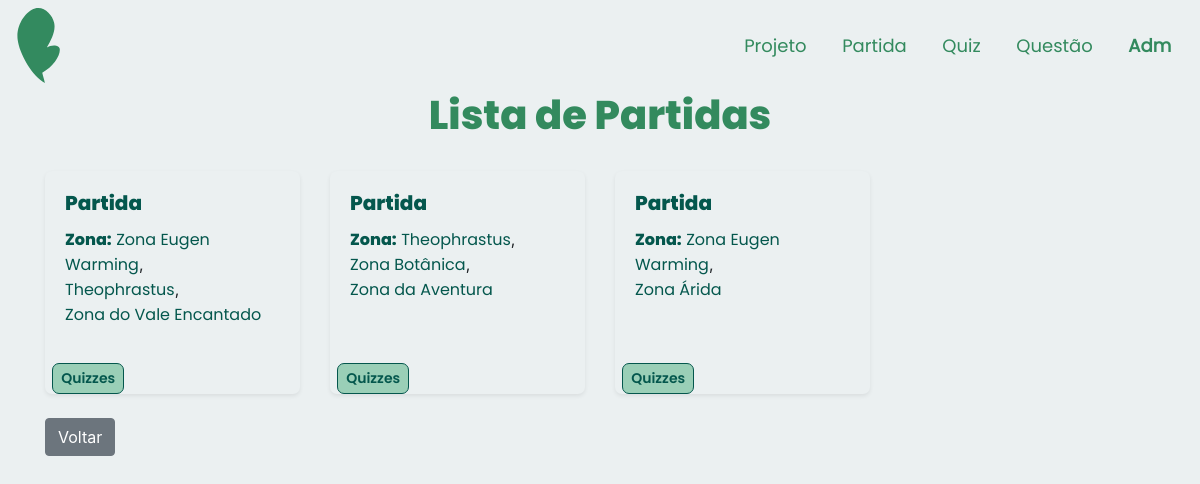
/app/controllers/PartidaController.php?action=list, run on the app's committed database.
### tables this page shows
CREATE TABLE IF NOT EXISTS `partida` (
  `idPartida` int(11) NOT NULL,
  `dataInicio` datetime DEFAULT NULL,
  `dataFim` datetime DEFAULT NULL,
  `limiteJogadores` int(11) NOT NULL,
  `tempoPartida` int(11) NOT NULL,
  `nomePartida` varchar(50) NOT NULL,
  `senhaPartida` varchar(16) NOT NULL,
  `statusPartida` tinyint(4) NOT NULL
);

CREATE TABLE `zona` (
  `idZona` int(11) NOT NULL,
  `nomeZona` varchar(60) NOT NULL,
  `qntPlantas` int(11) DEFAULT NULL,
  `pontoZona` int(11) DEFAULT NULL
);

### app/controllers/PartidaController.php (called while the page is built, shortened)
<?php
include_once(__DIR__ . "/../dao/PartidaDAO.php");
include_once(__DIR__ . "/../dao/ZonaDAO.php");
class PartidaController extends Controller
{
    private $partidaDAO;
    private $zonaDAO;
    public function __construct()
    {
        $this->partidaDAO = new PartidaDAO();
        $this->zonaDAO = new ZonaDAO();
        $this->handleAction();
    }
    protected function list(string $msgErro = "", string $msgSucesso = "")
    {
        $partidas = $this->partidaDAO->list();
        foreach ($partidas as $partida) {
            $listaZona = $this->zonaDAO->listByPartida($partida->getIdPartida());
        }
        $dados["lista"] = $partidas;
        $this->loadView("partida/listPartida.php", $dados, $msgErro, $msgSucesso);
    }
}
$partidaCont = new PartidaController();

### app/models/PartidaModel.php (called while the page is built, shortened)
<?php
class Partida
{
    private $IdPartida;
    private $Zonas;
    private $NomePartida;
    public function getIdPartida()
    {
        return $this->IdPartida;
    }
    public function setIdPartida($IdPartida)
    {
        $this->IdPartida = $IdPartida;
        return $this;
    }
    public function getZonas()
    {
        return $this->Zonas;
    }
    public function setZonas($Zonas)
    {
        $this->Zonas = $Zonas;
        return $this;
    }
    public function getNomePartida()
    {
        return $this->NomePartida;
    }
    public function setNomePartida($NomePartida)
    {
        $this->NomePartida = $NomePartida;
        return $this;
    }
}

### app/dao/PartidaDAO.php (called while the page is built, shortened)
<?php
include_once(__DIR__ . "/../models/ZonaModel.php");
include_once(__DIR__ . "/../models/PartidaModel.php");
class PartidaDAO
{
    private function mapPartidas($resultSql)
    {
        $partidas = array();
        foreach ($resultSql as $reg) :
            $partida = new Partida();
            $partida->setIdPartida($reg['idPartida']);
            $partida->setNomePartida($reg['nomePartida']);
            $partida->setDataInicio($reg['dataInicio']);
            $partida->setDataFim($reg['dataFim']);
            $partida->setTempoPartida($reg['tempoPartida']);
            $partida->setSenha($reg['senhaPartida']);
            $partida->setLimiteJogadores($reg['limiteJogadores']);
            array_push($partidas, $partida);
        endforeach;
        return $partidas;
    }
    public function list()
    {
        $conn = Connection::getConn();
        $sql = "SELECT * FROM partida p ORDER BY p.idPartida";
        $stm = $conn->prepare($sql);
        $stm->execute();
        $result = $stm->fetchAll();
        return $this->mapPartidas($result);
    }
}

### app/models/ZonaModel.php (called while the page is built, shortened)
<?php
class Zona {
    private $NomeZona;
    public function __construct($id="",$nome="", $qntP="", $pontosT=0)
    {
        $this->NomeZona = $nome;
    }
    public function getNomeZona()
    {
        return $this->NomeZona;
    }
    public function setNomeZona($NomeZona)
    {
        $this->NomeZona = $NomeZona;
        return $this;
    }
    }
?>

### app/dao/ZonaDAO.php (called while the page is built, shortened)
<?php
include_once(__DIR__ . "/../models/ZonaModel.php");
class ZonaDAO
{
    private function mapZonas($resultSql)
    {
        $zonas = array();
        foreach ($resultSql as $reg) :
            $zona = new Zona();
            $zona->setIdZona($reg['idZona']);
            $zona->setNomeZona($reg['nomeZona']);
            $zona->setQntdPlanta($reg['qntPlantas']);
            $zona->setPontosTotais($reg['pontoZona']);
            array_push($zonas, $zona);
        endforeach;
        return $zonas;
    }
    public function listByPartida($idPartida)
    {
        $conn = Connection::getConn();
        $sql = ZonaDAO::SQL_ZONA_PARTIDA .
            " WHERE pz.idPartida = ?";
        $stmt = $conn->prepare($sql);
        $stmt->execute([$idPartida]);
        $result = $stmt->fetchAll();
        $zonas = $this->mapZonas($result);
        return $zonas;
    }
}

### app/views/partida/listPartida.php (the view, shortened to what this page needs)
<!DOCTYPE html>
<html lang="en">
<head>
    <?php require_once(__DIR__ . "/../../bootstrap/header.php"); ?>
    <link rel="stylesheet" href="<?php echo BASEURL; ?>/views/css/list.css">
</head>
<body>
    <?php require_once(__DIR__ . "/../../bootstrap/navADMMeninas.php"); ?>
    <h1 class="tituloPagina text-center">Lista de Partidas</h1>
    <br>
    <div class="container">
        <div class="row">
            <?php foreach ($dados['lista'] as $partida) : ?>
                <div class="col-md-3 col-sm-6 d-flex align-items-stretch">
                    <div class="card mb-4 shadow-sm w-100 min-vh-25 cardInserido">
                        <div class="card-body ">
                            <h5 class="card-title nomeCard"><?= $partida->getNomePartida(); ?></h5>
                            <p>
                                <span class="nomeAtributo labelQuestao">Zona:</span>
                                <?php
                                $zonas = $partida->getZonas();
                                $numZonas = count($zonas);
                                foreach ($zonas as $index => $zona) {
                                    echo '<span class="dadoAtributo">' . $zona->getNomeZona() . '</span>';
                                    if ($index < $numZonas - 1) {
                                        echo ', ';
                                    }
                                    echo '<br>';
                                }
                                ?>
                            </p>
                        </div>
                        <div class="d-flex justify-content-between align-items-center">
                            <div class="btn-group">
                                <a href="<?= BASEURL ?>/controllers/PartidaQuizController.php?action=create&id=<?= $partida->getIdPartida() ?>" class="btn btn-sm btn-success botaoEspecies">Quizzes</a>
                            </div>
                        </div>
                    </div>
                </div>
            <?php endforeach; ?>
        </div>
        <div class="text-left">
            <a href="javascript:history.back()" class="btn btn-secondary">Voltar</a>
        </div>
    </div>
</body>
</html>

### app/views/css/cabecalho.css (style rules this page uses)
:root { --principal: #338a5f; --verdao: #04574d; --branco: #ebf0f1; --branquinho: #ebf0f14b; --destaque: #f58c95; --rosinha: #f0b6bc; --cinza: #586660; --cinzinha: #d3dadb; width: 100%; height: 100%; font-family: Poppins-regular, Roboto; }

### app/views/css/list.css (style rules this page uses)
:root { --principal: hsl(150, 46%, 37%); --verdao: #04574d; --verdinho: #9acfb7; --branco: #ebf0f1; --branquinho: #ebf0f14b; --destaque: #f58c95; --rosinha: #f0b6bc; --cinza: #586660; --cinzinha: #d3dadb; width: 100%; height: 100%; font-family: Poppins-regular, Roboto; }
.tituloPagina { font-weight: 600; color: var(--principal); font-family: "Poppins"; }
.nomeCard { font-weight: 900; color: var(--verdao); font-family: "Poppins"; }
.nomeAtributo { font-weight: 700; color: var(--verdao); font-family: "Poppins"; }
.dadoAtributo { font-weight: 500; color: var(--verdao); font-family: "Poppins-regular"; }
.cardInserido { border: none; background-color: var( --branco ); transition: background-color 0.9s ease; border-radius: 7px; }
.botaoEspecies { left: 10%; background-color: var(--verdinho); color: var(--verdao); border-radius: 7px; font-family: "Poppins-semibold"; border: 1px solid var(--verdao); }
body { background-color: var(--branco); }

### data on the page
partida: nomePartida "Partida"
zona: nomeZona "Zona Eugen Warming"
zona: nomeZona "Theophrastus"
zona: nomeZona "Zona do Vale Encantado"
partida: nomePartida "Partida"
zona: nomeZona "Zona Botânica"
zona: nomeZona "Zona da Aventura"
partida: nomePartida "Partida"
zona: nomeZona "Zona Árida"
